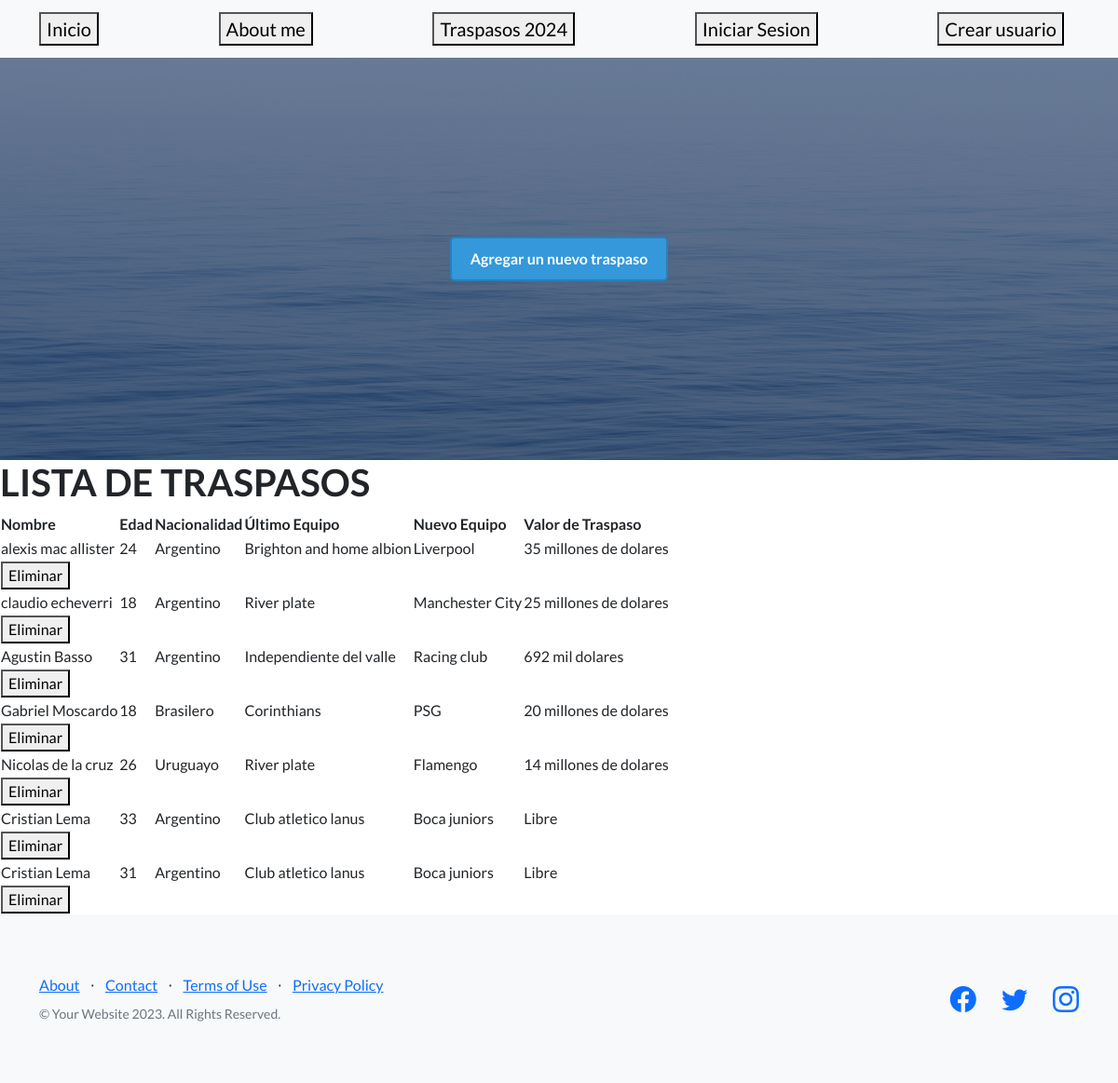
The page /leerTraspasos/ on the database its author committed.
### miapp/models.py (models this page shows, shortened)
class Jugadores(models.Model):
    nombre = models.CharField(max_length=40)
    edad = models.IntegerField()
    nacionalidad = models.CharField(max_length=40)
    ultimo_equipo = models.CharField(max_length=40)
    nuevo_equipo = models.CharField(max_length=40)
    valor_de_traspaso = models.CharField(max_length=40)

### miapp/views.py (the view)
# urls.py: path("leerTraspasos/", leerTraspasos, name="LeerTraspasos"),
def leerTraspasos(request):
    jugadores = Jugadores.objects.all()
    contexto = {"Traspasos":jugadores}
    return render(request, "leerTraspasos.html",contexto)

### miapp/Templates/leerTraspasos.html (shortened to what this page needs)
{% extends "padre.html" %}
{% load static %}
{% block ContenidoQueCambia %}
<h1>LISTA DE TRASPASOS</h1>
<head>
  {% if Traspasos %}
  <table>
    <thead>
      <tr>
        <th>Nombre</th>
        <th>Edad</th>
        <th>Nacionalidad</th>
        <th>Último Equipo</th>
        <th>Nuevo Equipo</th>
        <th>Valor de Traspaso</th>
      </tr>
    </thead>
    <tbody>
      {% for jugador in Traspasos %}
        <tr>
          <td>{{ jugador.nombre }}</td>
          <td>{{ jugador.edad }}</td>
          <td>{{ jugador.nacionalidad }}</td>
          <td>{{ jugador.ultimo_equipo }}</td>
          <td>{{ jugador.nuevo_equipo }}</td>
          <td>{{ jugador.valor_de_traspaso }}</td>
        </tr>
        <form method="post" action="{% url "EliminarTraspaso" nombre_jugador=jugador.nombre %}">
          <th><button type="submit">Eliminar</button></th>
        </form>
  {% endfor %}
</tbody>
</table>
{% else %}
<p>Se ha borrado el traspaso correctamente!</p>
{% endif %}
{% endblock %}

### miapp/Templates/padre.html (shortened to what this page needs)
<!DOCTYPE html>
<html lang="en">
    <head>
        {% load static  %}
        <link href="https://cdn.jsdelivr.net/npm/bootstrap-icons@1.5.0/font/bootstrap-icons.css" rel="stylesheet" type="text/css" />
        <link href="{% static 'css/styles.css' %}" rel="stylesheet" />
    </head>
    <body>
        <nav class="navbar navbar-light bg-light static-top">
            <div class="container">
                <a class="navbar-brand" href="{% url "inicio" %}"><button>Inicio</button></a>
                <a class="navbar-brand" href="{% url "about_me" %}"><button>About me</button></a>
                <a class="navbar-brand" href="{% url "LeerTraspasos" %}"><button>Traspasos 2024</button></a>
                {% if request.user.is_authenticated %}
                <form method="post" action="{% url "logout" %}">
                    {%csrf_token%}
                    <a> Bienvenido, {{user}}</a>
                    <button type="submit">Cerrar Sesion</button>
                </form>
                {% else %}
                <a class="navbar-brand" href="{% url "login" %}"><button>Iniciar Sesion</button></a>
                <a class="navbar-brand" href="{% url "registro" %}"><button>Crear usuario</button></a>
                {% endif %}
            </div>
        </nav>
        <header class="masthead">
            <div class="container position-relative">
                <div class="row justify-content-center">
                    <div class="col-xl-6">
                        <div class="text-center text-white">
                            <html lang="es">
<head>
</head>
<body>
  <a href="{% url "traspasos" %}" class="boton-atractivo">Agregar un nuevo traspaso</a>
</body>
</html>
                    </div>
                </div>
            </div>
        </header>
        {% block ContenidoQueCambia %}
        {% endblock %}
        <footer class="footer bg-light">
            <div class="container">
                <div class="row">
                    <div class="col-lg-6 h-100 text-center text-lg-start my-auto">
                        <ul class="list-inline mb-2">
                            <li class="list-inline-item"><a href="#!">About</a></li>
                            <li class="list-inline-item">⋅</li>
                            <li class="list-inline-item"><a href="#!">Contact</a></li>
                            <li class="list-inline-item">⋅</li>
                            <li class="list-inline-item"><a href="#!">Terms of Use</a></li>
                            <li class="list-inline-item">⋅</li>
                            <li class="list-inline-item"><a href="#!">Privacy Policy</a></li>
                        </ul>
                        <p class="text-muted small mb-4 mb-lg-0">&copy; Your Website 2023. All Rights Reserved.</p>
                    </div>
                    <div class="col-lg-6 h-100 text-center text-lg-end my-auto">
                        <ul class="list-inline mb-0">
                            <li class="list-inline-item me-4">
                                <a href="#!"><i class="bi-facebook fs-3"></i></a>
                            </li>
                            <li class="list-inline-item me-4">
                                <a href="#!"><i class="bi-twitter fs-3"></i></a>
                            </li>
                            <li class="list-inline-item">
                                <a href="#!"><i class="bi-instagram fs-3"></i></a>
                            </li>
                        </ul>
                    </div>
                </div>
            </div>
        </footer>
    </body>
</html>

### miapp/Templates/padre.html (style rules this page uses)
.boton-atractivo { display: inline-block; padding: 10px 20px; font-size: 16px; font-weight: bold; text-align: center; text-decoration: none; cursor: pointer; border-radius: 5px; background-color: #3498db; color: #ffffff; border: 2px solid #2980b9; transition: background-color 0.3s ease; }

### rows shown on the page
Jugadores: nombre "alexis mac allister", edad "24", nacionalidad "Argentino", ultimo_equipo "Brighton and home albion", nuevo_equipo "Liverpool", valor_de_traspaso "35 millones de dolares"
Jugadores: nombre "claudio echeverri", edad "18", nacionalidad "Argentino", ultimo_equipo "River plate", nuevo_equipo "Manchester City", valor_de_traspaso "25 millones de dolares"
Jugadores: nombre "Agustin Basso", edad "31", nacionalidad "Argentino", ultimo_equipo "Independiente del valle", nuevo_equipo "Racing club", valor_de_traspaso "692 mil dolares"
Jugadores: nombre "Gabriel Moscardo", edad "18", nacionalidad "Brasilero", ultimo_equipo "Corinthians", nuevo_equipo "PSG", valor_de_traspaso "20 millones de dolares"
Jugadores: nombre "Nicolas de la cruz", edad "26", nacionalidad "Uruguayo", ultimo_equipo "River plate", nuevo_equipo "Flamengo", valor_de_traspaso "14 millones de dolares"
Jugadores: nombre "Cristian Lema", edad "33", nacionalidad "Argentino", ultimo_equipo "Club atletico lanus", nuevo_equipo "Boca juniors", valor_de_traspaso "Libre"
Jugadores: nombre "Cristian Lema", edad "31", nacionalidad "Argentino", ultimo_equipo "Club atletico lanus", nuevo_equipo "Boca juniors", valor_de_traspaso "Libre"
